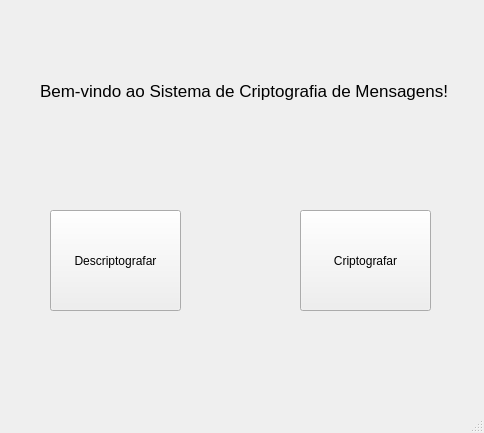
<?xml version="1.0" encoding="UTF-8"?>
<ui version="4.0">
 <class>MainWindow</class>
 <widget class="QMainWindow" name="MainWindow">
  <property name="geometry">
   <rect>
    <x>0</x>
    <y>0</y>
    <width>484</width>
    <height>433</height>
   </rect>
  </property>
  <property name="windowTitle">
   <string>Decript v0.1</string>
  </property>
  <widget class="QWidget" name="centralwidget">
   <widget class="QPushButton" name="pushButtonDescripto">
    <property name="geometry">
     <rect>
      <x>50</x>
      <y>210</y>
      <width>131</width>
      <height>101</height>
     </rect>
    </property>
    <property name="text">
     <string>Descriptografar</string>
    </property>
   </widget>
   <widget class="QPushButton" name="pushButtonCripto">
    <property name="geometry">
     <rect>
      <x>300</x>
      <y>210</y>
      <width>131</width>
      <height>101</height>
     </rect>
    </property>
    <property name="text">
     <string>Criptografar</string>
    </property>
   </widget>
   <widget class="QLabel" name="label">
    <property name="geometry">
     <rect>
      <x>40</x>
      <y>60</y>
      <width>411</width>
      <height>61</height>
     </rect>
    </property>
    <property name="font">
     <font>
      <family>Arial</family>
      <pointsize>13</pointsize>
     </font>
    </property>
    <property name="text">
     <string>Bem-vindo ao Sistema de Criptografia de Mensagens!</string>
    </property>
   </widget>
  </widget>
  <widget class="QMenuBar" name="menubar">
   <property name="geometry">
    <rect>
     <x>0</x>
     <y>0</y>
     <width>484</width>
     <height>22</height>
    </rect>
   </property>
  </widget>
  <widget class="QStatusBar" name="statusbar"/>
 </widget>
 <resources/>
 <connections/>
</ui>
